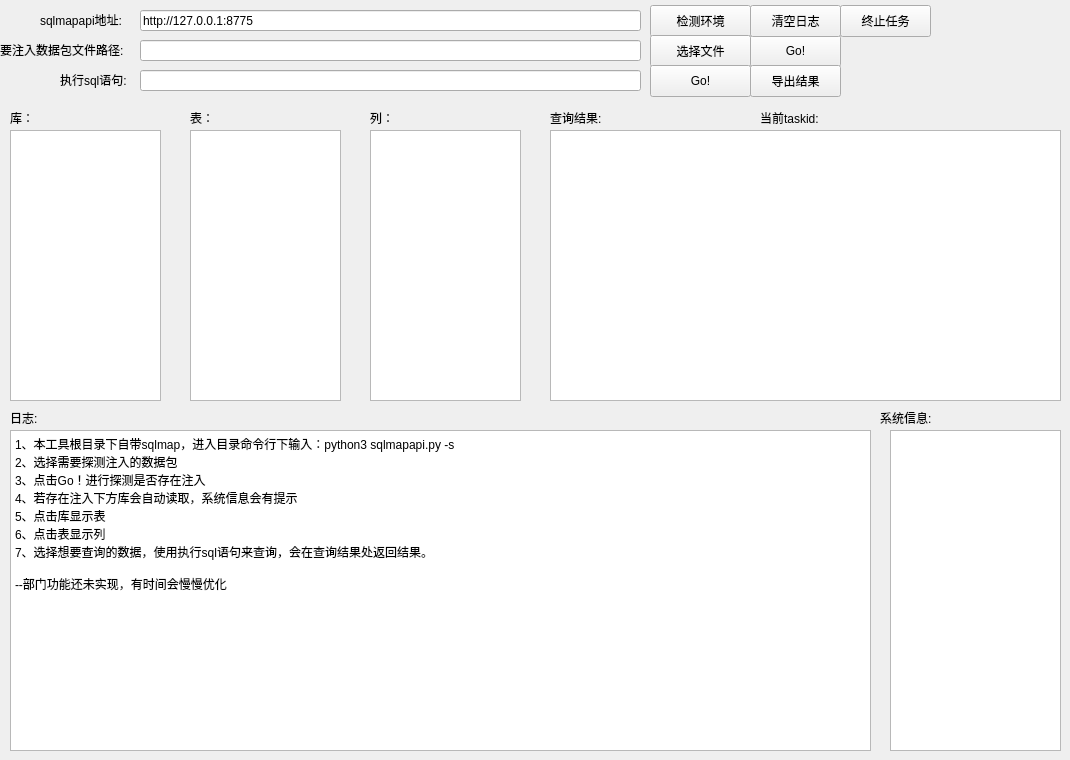
    <widget class="QWidget" name="tab_14">
     <attribute name="title">
      <string>sqlmap</string>
     </attribute>
     <widget class="QLabel" name="label_61">
      <property name="geometry">
       <rect>
        <x>40</x>
        <y>12</y>
        <width>101</width>
        <height>16</height>
       </rect>
      </property>
      <property name="text">
       <string>sqlmapapi地址:</string>
      </property>
     </widget>
     <widget class="QLineEdit" name="lineEdit_sqlmap_apiurl">
      <property name="geometry">
       <rect>
        <x>140</x>
        <y>10</y>
        <width>501</width>
        <height>21</height>
       </rect>
      </property>
      <property name="text">
       <string>http://127.0.0.1:8775</string>
      </property>
     </widget>
     <widget class="QPushButton" name="pushButton_sqlmap_checkenv">
      <property name="geometry">
       <rect>
        <x>650</x>
        <y>5</y>
        <width>101</width>
        <height>32</height>
       </rect>
      </property>
      <property name="text">
       <string>检测环境</string>
      </property>
     </widget>
     <widget class="QLabel" name="label_62">
      <property name="geometry">
       <rect>
        <x>0</x>
        <y>42</y>
        <width>141</width>
        <height>16</height>
       </rect>
      </property>
      <property name="text">
       <string>要注入数据包文件路径:</string>
      </property>
     </widget>
     <widget class="QLabel" name="label_63">
      <property name="geometry">
       <rect>
        <x>60</x>
        <y>72</y>
        <width>81</width>
        <height>16</height>
       </rect>
      </property>
      <property name="text">
       <string>执行sql语句:</string>
      </property>
     </widget>
     <widget class="QLineEdit" name="lineEdit_sqlmap_filepath">
      <property name="geometry">
       <rect>
        <x>140</x>
        <y>40</y>
        <width>501</width>
        <height>21</height>
       </rect>
      </property>
     </widget>
     <widget class="QLineEdit" name="lineEdit_sqlmap_sqlshell">
      <property name="geometry">
       <rect>
        <x>140</x>
        <y>70</y>
        <width>501</width>
        <height>21</height>
       </rect>
      </property>
     </widget>
     <widget class="QPushButton" name="pushButton_sqlmap_selectfile">
      <property name="geometry">
       <rect>
        <x>650</x>
        <y>35</y>
        <width>101</width>
        <height>32</height>
       </rect>
      </property>
      <property name="text">
       <string>选择文件</string>
      </property>
     </widget>
     <widget class="QPushButton" name="pushButton_sqlmap_startscan">
      <property name="geometry">
       <rect>
        <x>750</x>
        <y>35</y>
        <width>91</width>
        <height>32</height>
       </rect>
      </property>
      <property name="text">
       <string>Go!</string>
      </property>
     </widget>
     <widget class="QPushButton" name="pushButton_sqlmap_exesql">
      <property name="geometry">
       <rect>
        <x>650</x>
        <y>65</y>
        <width>101</width>
        <height>32</height>
       </rect>
      </property>
      <property name="text">
       <string>Go!</string>
      </property>
     </widget>
     <widget class="QLabel" name="label_64">
      <property name="geometry">
       <rect>
        <x>10</x>
        <y>110</y>
        <width>60</width>
        <height>16</height>
       </rect>
      </property>
      <property name="text">
       <string>库：</string>
      </property>
     </widget>
     <widget class="QLabel" name="label_65">
      <property name="geometry">
       <rect>
        <x>190</x>
        <y>110</y>
        <width>60</width>
        <height>16</height>
       </rect>
      </property>
      <property name="text">
       <string>表：</string>
      </property>
     </widget>
     <widget class="QLabel" name="label_66">
      <property name="geometry">
       <rect>
        <x>370</x>
        <y>110</y>
        <width>60</width>
        <height>16</height>
       </rect>
      </property>
      <property name="text">
       <string>列：</string>
      </property>
     </widget>
     <widget class="QListWidget" name="listWidget_sqlmap_columns">
      <property name="geometry">
       <rect>
        <x>370</x>
        <y>130</y>
        <width>151</width>
        <height>271</height>
       </rect>
      </property>
     </widget>
     <widget class="QLabel" name="label_67">
      <property name="geometry">
       <rect>
        <x>550</x>
        <y>110</y>
        <width>71</width>
        <height>16</height>
       </rect>
      </property>
      <property name="text">
       <string>查询结果:</string>
      </property>
     </widget>
     <widget class="QLabel" name="label_68">
      <property name="geometry">
       <rect>
        <x>10</x>
        <y>410</y>
        <width>60</width>
        <height>16</height>
       </rect>
      </property>
      <property name="text">
       <string>日志:</string>
      </property>
     </widget>
     <widget class="QPlainTextEdit" name="plainTextEdit_sqlmap_result">
      <property name="geometry">
       <rect>
        <x>10</x>
        <y>430</y>
        <width>861</width>
        <height>321</height>
       </rect>
      </property>
      <property name="readOnly">
       <bool>true</bool>
      </property>
      <property name="plainText">
       <string>1、本工具根目录下自带sqlmap，进入目录命令行下输入：python3 sqlmapapi.py -s
2、选择需要探测注入的数据包
3、点击Go！进行探测是否存在注入
4、若存在注入下方库会自动读取，系统信息会有提示
5、点击库显示表
6、点击表显示列
7、选择想要查询的数据，使用执行sql语句来查询，会在查询结果处返回结果。

--部门功能还未实现，有时间会慢慢优化</string>
      </property>
     </widget>
     <widget class="QListWidget" name="listWidget_sqlmap_tables">
      <property name="geometry">
       <rect>
        <x>190</x>
        <y>130</y>
        <width>151</width>
        <height>271</height>
       </rect>
      </property>
     </widget>
     <widget class="QListWidget" name="listWidget_sqlmap_dbs">
      <property name="geometry">
       <rect>
        <x>10</x>
        <y>130</y>
        <width>151</width>
        <height>271</height>
       </rect>
      </property>
     </widget>
     <widget class="QTableView" name="tableView_sqlmap_query">
      <property name="geometry">
       <rect>
        <x>550</x>
        <y>130</y>
        <width>511</width>
        <height>271</height>
       </rect>
      </property>
     </widget>
     <widget class="QLabel" name="label_69">
      <property name="geometry">
       <rect>
        <x>880</x>
        <y>410</y>
        <width>60</width>
        <height>16</height>
       </rect>
      </property>
      <property name="text">
       <string>系统信息:</string>
      </property>
     </widget>
     <widget class="QPlainTextEdit" name="plainTextEdit_sqlmap_sysinfo">
      <property name="geometry">
       <rect>
        <x>890</x>
        <y>430</y>
        <width>171</width>
        <height>321</height>
       </rect>
      </property>
      <property name="readOnly">
       <bool>true</bool>
      </property>
     </widget>
     <widget class="QPushButton" name="pushButton_sqlmap_kill">
      <property name="geometry">
       <rect>
        <x>840</x>
        <y>5</y>
        <width>91</width>
        <height>32</height>
       </rect>
      </property>
      <property name="text">
       <string>终止任务</string>
      </property>
     </widget>
     <widget class="QPushButton" name="pushButton_sqlmap_export">
      <property name="geometry">
       <rect>
        <x>750</x>
        <y>65</y>
        <width>91</width>
        <height>32</height>
       </rect>
      </property>
      <property name="text">
       <string>导出结果</string>
      </property>
     </widget>
     <widget class="QLabel" name="label_sqlmap_taskid">
      <property name="geometry">
       <rect>
        <x>760</x>
        <y>110</y>
        <width>301</width>
        <height>16</height>
       </rect>
      </property>
      <property name="text">
       <string>当前taskid:</string>
      </property>
     </widget>
     <widget class="QPushButton" name="pushButton_sqlmap_clearlog">
      <property name="geometry">
       <rect>
        <x>750</x>
        <y>5</y>
        <width>91</width>
        <height>32</height>
       </rect>
      </property>
      <property name="text">
       <string>清空日志</string>
      </property>
     </widget>
    </widget>
